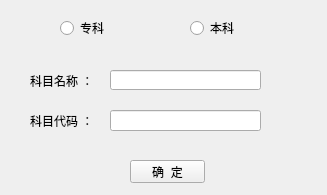
<?xml version="1.0" encoding="UTF-8"?>
<ui version="4.0">
 <class>Form</class>
 <widget class="QWidget" name="Form">
  <property name="geometry">
   <rect>
    <x>0</x>
    <y>0</y>
    <width>327</width>
    <height>195</height>
   </rect>
  </property>
  <property name="windowTitle">
   <string>Form</string>
  </property>
  <widget class="QLabel" name="label">
   <property name="geometry">
    <rect>
     <x>30</x>
     <y>70</y>
     <width>71</width>
     <height>21</height>
    </rect>
   </property>
   <property name="text">
    <string>科目名称 ：</string>
   </property>
  </widget>
  <widget class="QLineEdit" name="subname">
   <property name="geometry">
    <rect>
     <x>110</x>
     <y>70</y>
     <width>151</width>
     <height>20</height>
    </rect>
   </property>
   <property name="inputMask">
    <string/>
   </property>
  </widget>
  <widget class="QLabel" name="label_2">
   <property name="geometry">
    <rect>
     <x>30</x>
     <y>110</y>
     <width>71</width>
     <height>21</height>
    </rect>
   </property>
   <property name="text">
    <string>科目代码 ：</string>
   </property>
  </widget>
  <widget class="QLineEdit" name="subcode">
   <property name="geometry">
    <rect>
     <x>110</x>
     <y>110</y>
     <width>151</width>
     <height>21</height>
    </rect>
   </property>
  </widget>
  <widget class="QPushButton" name="oksubbt">
   <property name="geometry">
    <rect>
     <x>130</x>
     <y>160</y>
     <width>75</width>
     <height>23</height>
    </rect>
   </property>
   <property name="text">
    <string>确  定</string>
   </property>
  </widget>
  <widget class="QRadioButton" name="radioButton">
   <property name="geometry">
    <rect>
     <x>60</x>
     <y>20</y>
     <width>51</width>
     <height>16</height>
    </rect>
   </property>
   <property name="text">
    <string>专科</string>
   </property>
  </widget>
  <widget class="QRadioButton" name="radioButton_2">
   <property name="geometry">
    <rect>
     <x>190</x>
     <y>20</y>
     <width>51</width>
     <height>16</height>
    </rect>
   </property>
   <property name="text">
    <string>本科</string>
   </property>
  </widget>
 </widget>
 <resources/>
 <connections/>
</ui>
